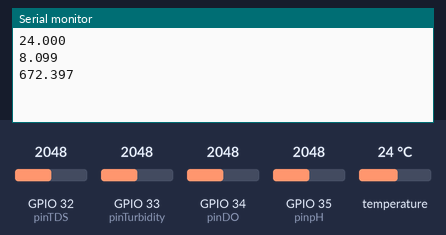
This sketch was run on a simulated ESP32. On the bench: the last lines printed to the serial monitor. The test bench sets the inputs (shaded band); at power-on: temperature 24 °C, GPIO 32 (pinTDS) = 2048, GPIO 33 (pinTurbidity) = 2048, GPIO 35 (pinpH) = 2048, GPIO 34 (pinDO) = 2048. EEPROM starts erased.

Above: at 2.3 s.
2.4 s: temperature set to 12 °C
At 5.7 s:
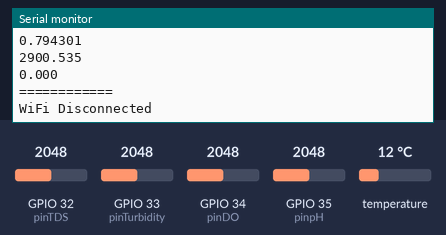
6.1 s: GPIO 32 (pinTDS) set to 2866
At 7.0 s:
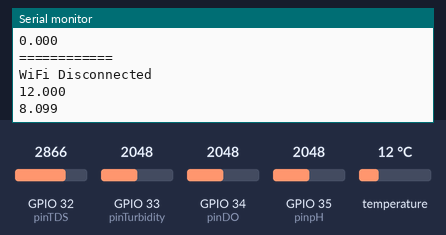
7.6 s: GPIO 33 (pinTurbidity) set to 2866
At 8.6 s:
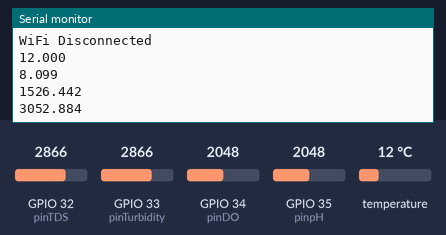
9.1 s: GPIO 35 (pinpH) set to 2866
At 10.2 s:
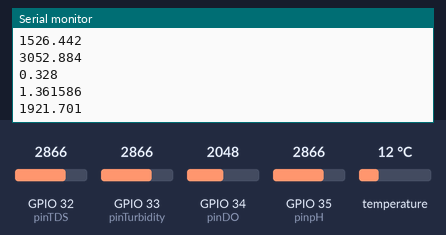
10.6 s: temperature set to 19 °C
At 11.3 s:
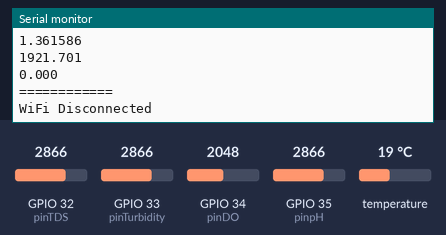
12.1 s: GPIO 32 (pinTDS) set to 3972
At 12.8 s:
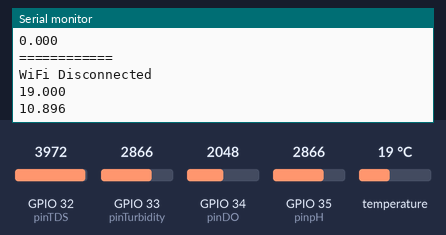
Timing chart, 0 to 14.6 s (numbered marks = the images above; inputs shaded):
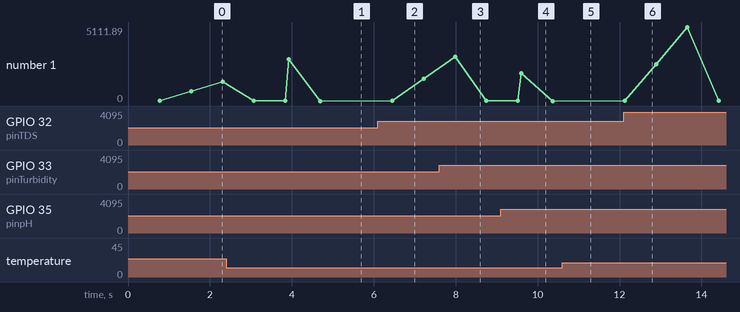

The sketch:

water-quality-monitoring.ino
```cpp
#define BLYNK_TEMPLATE_ID "xxxxx"
#define BLYNK_DEVICE_NAME "xxxxx"
#define BLYNK_FIRMWARE_VERSION        "0.1.0"
#define BLYNK_PRINT Serial
#define APP_DEBUG
#define USE_WROVER_BOARD

#include "BlynkEdgent.h"
#include <Arduino.h>
#include <OneWire.h>
#include <DallasTemperature.h>
#include <EEPROM.h>
#include "GravityTDS.h"
#include <WiFi.h>
#include <HTTPClient.h>

#define pinTDS 32
#define pinSuhu 25
#define pinpH 35
#define pinTurbidity 33
#define pinDO 34

#define tegRef 3.3
#define tegSensor 5
#define ADCRef 4095.0

#define tegCalDO (1860)
#define suhuCalDO (27.2)

const char* serverName = "https://www.server.com/post-water-data.php";
String apiKeyValue = "ju&o9*bg";

const uint16_t tabelDO[41] = {
    14460, 14220, 13820, 13440, 13090, 12740, 12420, 12110, 11810, 11530,
    11260, 11010, 10770, 10530, 10300, 10080, 9860, 9660, 9460, 9270,
    9080, 8900, 8730, 8570, 8410, 8250, 8110, 7960, 7820, 7690,
    7560, 7430, 7300, 7180, 7070, 6950, 6840, 6730, 6630, 6530, 6410};

uint8_t suhuDO;
uint16_t analogDO;
uint16_t teganganDO;
uint16_t DO;

int16_t nilaiDO(uint32_t tegTabelDO, uint8_t suhuTabelDO)
{
  uint16_t tegJenuh = (uint32_t)tegCalDO + (uint32_t)35 * suhuTabelDO - (uint32_t)suhuCalDO * 35;
  return ((tegTabelDO * tabelDO[suhuTabelDO]) / (tegJenuh));
}

OneWire oneWire(pinSuhu);
DallasTemperature suhu(&oneWire);
GravityTDS TDS;

float nilaiTDS = 0;
float nilaiEC = 0;
float EC =0;
float nilaiRho = 0;
float nilaiSalt = 0;
float teganganTurbidity;
float nilaiTurbidity;

void setup() {
  Serial.begin(115200);
  suhu.begin();
  EEPROM.begin(72);
  TDS.setPin(pinTDS);
  TDS.setAref(tegRef);
  TDS.setAdcRange(ADCRef);
  TDS.begin();
}

  void uploadToBlynk() {
    Blynk.virtualWrite(V0,  sensorSuhu());
    Blynk.virtualWrite(V1,  sensorpH());
    Blynk.virtualWrite(V2,  sensorTDS());
    Blynk.virtualWrite(V3,  sensorEC());
    Blynk.virtualWrite(V4,  sensorRho());
    Blynk.virtualWrite(V5,  sensorSalt);
    Blynk.virtualWrite(V6,  sensorTurbidity());
    Blynk.virtualWrite(V6,  sensorDO());
  }

void loop() {
  Serial.println(sensorSuhu(),3);
  Serial.println(sensorpH(),3);
  Serial.println(sensorTDS(),3);
  Serial.println(sensorEC(),3);
  Serial.println(sensorRho(),3);
  Serial.println(sensorSalt(),6);
  Serial.println(sensorTurbidity(),3);
  Serial.println(sensorDO(),3);
  Serial.println("============");
  kirimData();
  delay(1000);
}

float sensorSuhu(){
  suhu.requestTemperatures();
  float nilaiSuhuCelcius = suhu.getTempCByIndex(0);
  return nilaiSuhuCelcius;
  }

float sensorpH(){
  int nilaiAnalogpH = analogRead(pinpH) + 321;
  float teganganpH = (nilaiAnalogpH) * (tegRef /  ADCRef);
  float nilaipH = (teganganpH) * (14/tegRef);
  return nilaipH;
}

float sensorTDS(){
  suhu.requestTemperatures();
  TDS.setTemperature(suhu.getTempCByIndex(0));
  TDS.update();
  nilaiTDS = TDS.getTdsValue();
  return nilaiTDS;
  }

float sensorEC(){
  suhu.requestTemperatures();
  TDS.setTemperature(suhu.getTempCByIndex(0));
  TDS.update();
  nilaiEC = TDS.getEcValue();
  return nilaiEC;
  }

float sensorRho(){
  suhu.requestTemperatures();
  TDS.setTemperature(suhu.getTempCByIndex(0));
  TDS.update();
  EC = TDS.getEcValue();
  nilaiRho = 1000 / EC;
  return nilaiRho;
  }

float sensorSalt(){
  suhu.requestTemperatures();
  TDS.setTemperature(suhu.getTempCByIndex(0));
  TDS.update();
  nilaiSalt = TDS.getEcValue()*0.000446;
  return nilaiSalt;
  }

float sensorTurbidity(){
  teganganTurbidity = 0;
  for(int i=0; i<800; i++)
  {teganganTurbidity += ((float)analogRead(pinTurbidity)/ADCRef)*tegSensor;}
  teganganTurbidity = teganganTurbidity/800;
  if(teganganTurbidity < 2.5){nilaiTurbidity = 3000;}
  else if (teganganTurbidity > 4.2){nilaiTurbidity = 0;}
  else{nilaiTurbidity = (-1120.40*teganganTurbidity*teganganTurbidity)+(5742.30*teganganTurbidity)-(4452.80); }
  return nilaiTurbidity;
  }

float sensorDO(){
  suhu.requestTemperatures();
  suhuDO = suhu.getTempCByIndex(0);
  analogDO = analogRead(pinDO);
  teganganDO = uint32_t(tegRef/1000) * analogDO / ADCRef;
  return nilaiDO(teganganDO, suhuDO)/1000;
  }

void kirimData(){
  if(WiFi.status()== WL_CONNECTED){
    WiFiClient client;
    HTTPClient http;
    http.begin(client, serverName);
    http.addHeader("Content-Type", "application/x-www-form-urlencoded");
    String httpRequestData = "api_key=" + apiKeyValue + "&Suhu=" + String(sensorSuhu())
                          + "&pH=" + String(sensorpH()) + "&TDS=" + String(sensorTDS())
                          + "&EC=" + String(sensorEC()) + "&Kekeruhan=" + String(sensorTurbidity())
                          + "&DO=" + String(sensorDO())+ "&Resistivity=" + String(sensorRho())
                          + "&Salt=" + String(sensorSalt())+"";
    Serial.print("httpRequestData: ");
    Serial.println(httpRequestData);
    int httpResponseCode = http.POST(httpRequestData);
   if (httpResponseCode>0) {
      Serial.print("HTTP Response code: ");
      Serial.println(httpResponseCode);
   } else {
      Serial.print("Error code: ");
      Serial.println(httpResponseCode);
   }
    http.end();
   } else {
    Serial.println("WiFi Disconnected");
   }
  }
```

Measured:
- after the input at 2.4 s, the serial monitor: prints a new line after 0.67 s (image 1)
- plotted number 1: 0 → 1526.44 after the input at 6.1 s, 0 → 0.2 after the input at 12.1 s
